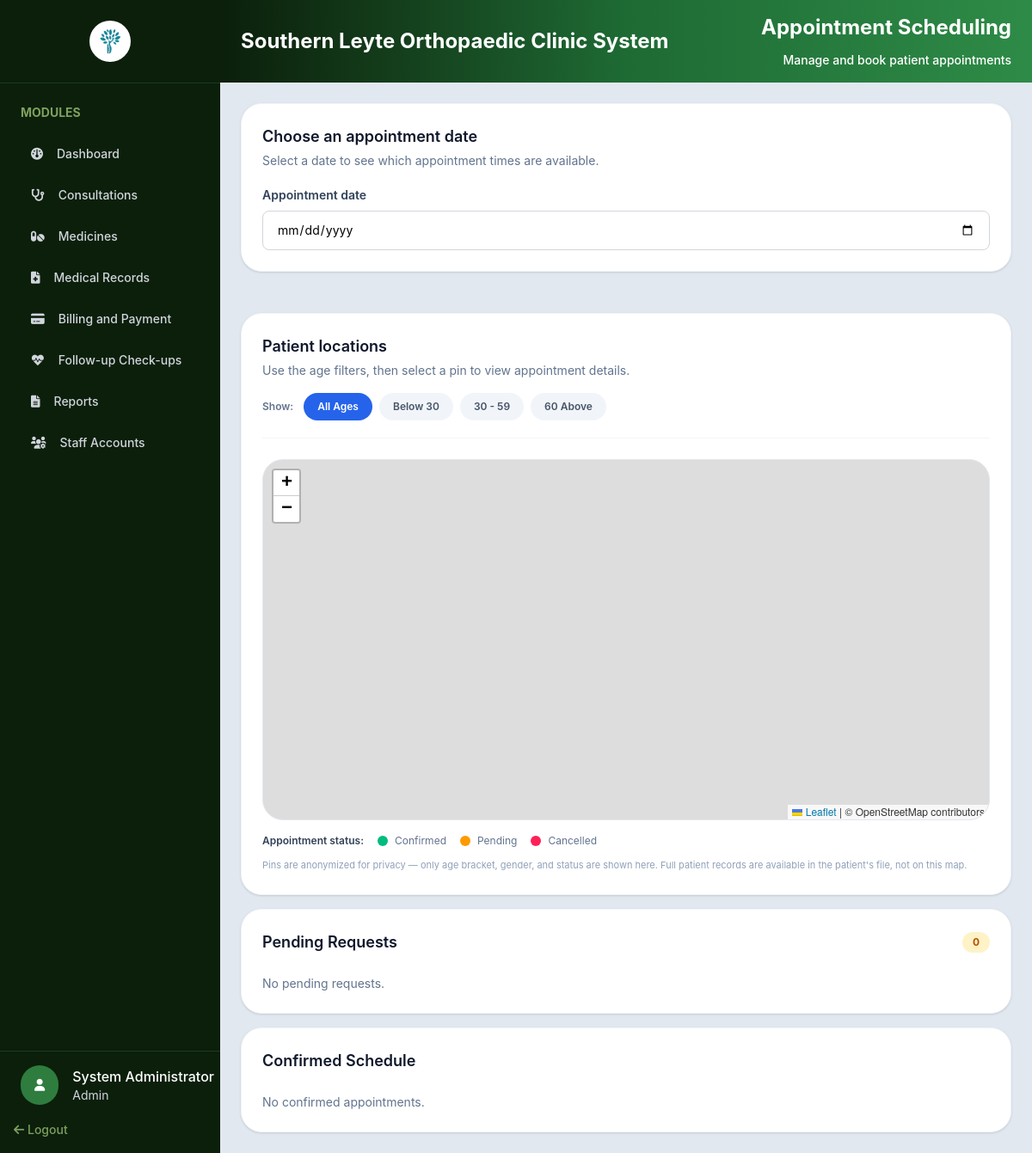
The page /admin/appointments.php (signed in) on the database its author committed.
### tables this page shows
CREATE TABLE `users` (
  `UserID` int UNSIGNED NOT NULL,
  `Username` varchar(50) NOT NULL,
  `PasswordHash` varchar(255) NOT NULL,
  `FirstName` varchar(100) NOT NULL,
  `LastName` varchar(100) NOT NULL,
  `Role` enum('Admin','Doctor','Receptionist','Staff','Patient') NOT NULL DEFAULT 'Receptionist',
  `IsDoctor` tinyint(1) NOT NULL DEFAULT '0',
  `Email` varchar(150) DEFAULT NULL,
  `Phone` varchar(30) DEFAULT NULL,
  `Status` enum('Active','Inactive') NOT NULL DEFAULT 'Active',
  `CreatedAt` timestamp NOT NULL DEFAULT CURRENT_TIMESTAMP
);

### admin/appointments.php (the view, shortened to what the rows shown need)
<?php
require_once __DIR__ . '/../config/config.php';
require_once __DIR__ . '/../includes/auth.php';
$admin = SessionManager::getUser($pdo);
?>
<!DOCTYPE html>
<html lang="en">
<head>
    <link rel="stylesheet" href="../assets/css/output.css">
    <link rel="stylesheet" href="../assets/css/global.css">
    <link rel="stylesheet" href="https://cdnjs.cloudflare.com/ajax/libs/font-awesome/6.0.0-beta3/css/all.min.css">
    <link rel="stylesheet" href="https://unpkg.com/leaflet@1.9.4/dist/leaflet.css" />
</head>
<body class="h-screen flex bg-slate-200 overflow-hidden">
    <?php include_once '../includes/sidebar.php'; ?>
    <section class="flex-1 min-h-0 flex flex-col overflow-hidden">
        <div
            class="flex items-center justify-between bg-gradient-to-r from-[#0b1f0b] via-[#1e6b34] to-[#2e8b47] px-6 py-4">
            <h1 class="text-2xl font-bold text-white">Southern Leyte Orthopaedic Clinic System</h1>
            <div class="flex flex-col gap-3 items-end">
                <h1 class="text-2xl font-bold text-white">Appointment Scheduling</h1>
            </div>
        </div>
        <div class="flex-1 min-h-0 overflow-auto p-6 space-y-4">
            <div class="grid grid-cols-1 gap-6 xl:grid-cols-2">
                <div class="space-y-6">
                    <div class="rounded-3xl bg-white p-6 shadow-sm border border-slate-100">
                        <h2 class="text-lg font-semibold text-slate-900">Choose an appointment date</h2>
                    </div>
                </div>
                <div class="rounded-3xl bg-white p-6 shadow-sm border border-slate-100">
                    <div class="mb-6 flex flex-col gap-4 border-b border-slate-100 pb-5">
                        <div>
                            <h2 class="text-lg font-semibold text-slate-900">Patient locations</h2>
                        </div>
                    </div>
                </div>
            </div>
            <div class="rounded-3xl bg-white p-6 shadow-sm border border-slate-100">
                <div class="flex items-center justify-between mb-6">
                    <h2 class="text-lg font-semibold text-slate-900">Pending Requests</h2>
                </div>
            </div>
            <div class="rounded-3xl bg-white p-6 shadow-sm border border-slate-100">
                <div class="flex items-center justify-between mb-6">
                    <h2 class="text-lg font-semibold text-slate-900">Confirmed Schedule</h2>
                </div>
            </div>
        </div>
    </section>
</body>
</html>

### includes/sidebar.php (shortened to what the rows shown need)
<div class="w-64 shrink-0 bg-[#0b1f0b] flex flex-col h-full">
    <div class="custom-scrollbar w-full p-6 overflow-y-auto flex-1 min-h-0">
        <h2 class="text-[#7fa05e] font-bold text-sm mb-4">MODULES</h2>
    </div>
    <div class="mt-auto">
        <div class="w-full border-t pt-4 pl-6 border-[#1e3a1e] flex items-center gap-4">
            <div>
                <?php if ($admin): ?>
                    <h1 class="text-white text-md font-medium">
                        <?= htmlspecialchars($admin['first_name']) ?>     <?= htmlspecialchars($admin['last_name']) ?>
                    </h1>
                    <h3 class="text-gray-300 text-sm"><?= htmlspecialchars($admin['role']) ?></h3>
                <?php endif; ?>
            </div>
        </div>
    </div>
</div>

### rows shown on the page
users: FirstName "System", LastName "Administrator", Role "Admin"

### other values the page prints
$item['label'] "Dashboard"
$item['label'] "Consultations"
$item['label'] "Medicines"
$item['label'] "Medical Records"
$item['label'] "Billing and Payment"
$item['label'] "Follow-up Check-ups"
$item['label'] "Reports"
$item['label'] "Staff Accounts"
$pendingCount "0"
